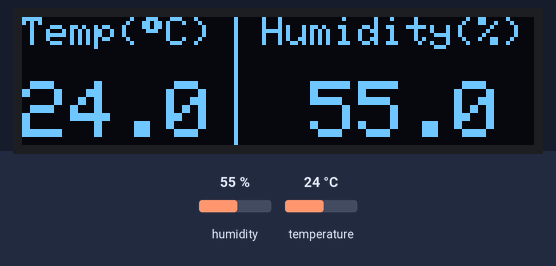
Simulated run of this sketch. Board: Arduino Uno, built with avr-gcc and run on an emulated ATmega328P. Shown: 128×32 one-colour display. The test bench sets the inputs (shaded band); at power-on: humidity 55 %, temperature 24 °C. The display library's start-up logo is not drawn; what the sketch prints to the serial monitor is not drawn.

Above: at 3.1 s.
3.2 s: humidity set to 22 %
At 7.6 s:
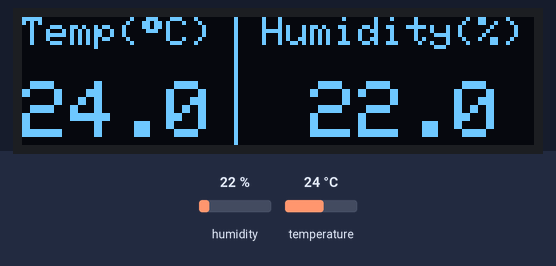
8.1 s: temperature set to 12 °C
At 11.2 s:
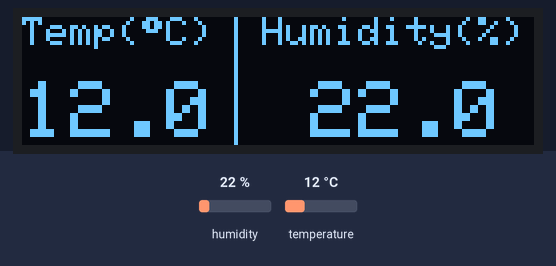
12.1 s: humidity set to 40 %
At 15.9 s:
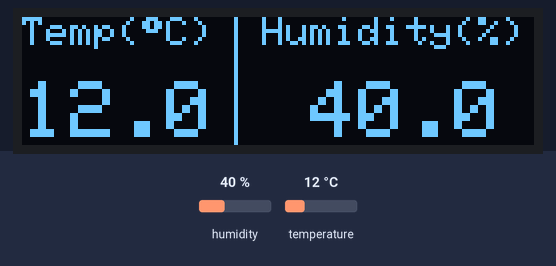
16.2 s: temperature set to 19 °C
At 19.5 s:
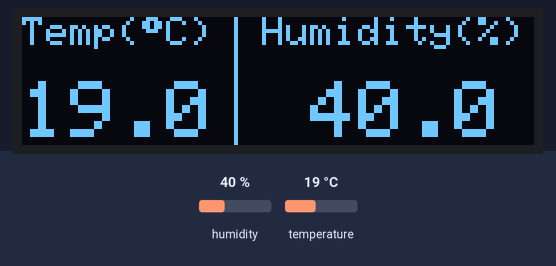
Timing chart, 0 to 21.0 s (numbered marks = the images above; inputs shaded):
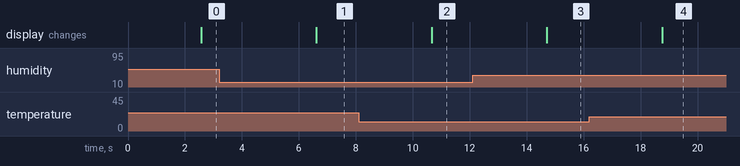

The sketch:

TempHumidity_Sensor_with_OLED.ino
```cpp
//Libraries
#include <DHT.h>;
#include <Wire.h>;
#include <Adafruit_GFX.h>
#include <Adafruit_SSD1306.h>

#define SCREEN_WIDTH 128
#define SCREEN_HEIGHT 32
#define DHTPIN 7
#define DHTTYPE DHT22

DHT dht(DHTPIN, DHTTYPE);
float hum;
float temp;

//Create display object
#define OLED_RESET 4
Adafruit_SSD1306 display(SCREEN_WIDTH, SCREEN_HEIGHT, &Wire, OLED_RESET);

void setup() {
  Serial.begin(9600);
  dht.begin(); //begin communication with sensor

  if (!display.begin(SSD1306_SWITCHCAPVCC, 0x3C)) { // Address 0x3C for 128x32
    Serial.println(F("SSD1306 allocation failed"));
    for (;;); // Don't proceed, loop forever
  }

  display.display();
  delay(500);
  display.clearDisplay();
  display.setRotation(2); //flip 180deg
  display.setTextSize(2);
  display.setTextColor(SSD1306_WHITE);
  display.setCursor(0, 0);
  display.cp437(true); //use cp437 font
}

void loop() {
  hum = dht.readHumidity();
  temp = dht.readTemperature();

  Serial.print("Humidity: ");
  Serial.print(hum);
  Serial.print(" %, Temp: ");
  Serial.print(temp);
  Serial.println(" Celsius");
  delay(2000); //Delay 2 sec.

  display.clearDisplay();
  display.setTextSize(1);
  display.setCursor(0, 0);
  display.print("Temp(");
  display.print(char(248)); //Character 248 is degree symbol
  display.print("C)  Humidity(%)");
  display.setTextSize(2);
  display.setCursor(0, 16);
  display.println(String(temp, 1) + "  " + String(hum, 1));
  display.drawFastVLine(53, 0, 50, SSD1306_WHITE); //(x, y, length, color)
  display.display();

}
```

Measured:
- after the input at 3.2 s, the display: changes after 3.4 s (image 1)
- after the input at 8.1 s, the display: changes after 2.6 s (image 2)
- after the input at 12.1 s, the display: changes after 2.6 s (image 3)
- after the input at 16.2 s, the display: changes after 2.6 s (image 4)
